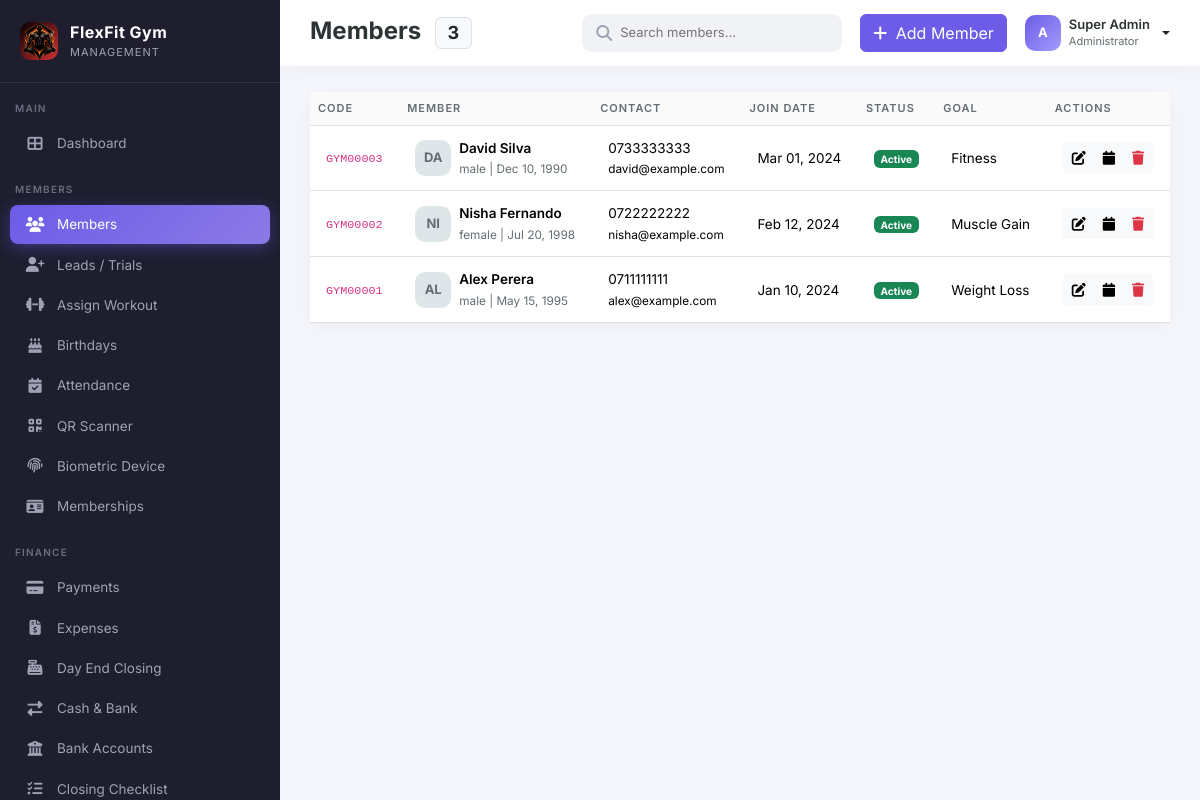
/admin/members.php (signed in), run on the app's committed database.
### tables this page shows
CREATE TABLE IF NOT EXISTS members (
    id INT AUTO_INCREMENT PRIMARY KEY,
    member_code VARCHAR(20) UNIQUE NOT NULL,
    name VARCHAR(150) NOT NULL,
    email VARCHAR(150),
    phone VARCHAR(20) NOT NULL,
    gender ENUM('male','female','other') DEFAULT 'male',
    dob DATE,
    join_date DATE NOT NULL,
    photo VARCHAR(255),
    status ENUM('active','inactive','expired','pending') DEFAULT 'active',
    address TEXT,
    emergency_contact VARCHAR(50),
    height DECIMAL(5,2),
    weight DECIMAL(5,2),
    goal VARCHAR(100),
    trainer_id INT,
    membership_status VARCHAR(20) DEFAULT 'active',
    created_at TIMESTAMP DEFAULT CURRENT_TIMESTAMP,
    FOREIGN KEY (trainer_id) REFERENCES trainers(id) ON DELETE SET NULL
);

### admin/members.php (the view, shortened to what this page needs)
<?php
require_once '../includes/header.php';
require_once '../includes/sidebar.php';
$stmt = $pdo->query("
    SELECT *
    FROM members
    ORDER BY id DESC
");
$members = $stmt->fetchAll(PDO::FETCH_ASSOC);
?>
<div class="main-content">
    <div class="topbar">
        <div class="d-flex align-items-center gap-3">
            <h4>Members <span class="badge bg-light text-dark border ms-2"><?= count($members) ?></span></h4>
        </div>
        <div class="topbar-actions">
            <div class="search-box">
                <i class="fas fa-search"></i>
                <input type="text" id="searchInput" placeholder="Search members...">
            </div>
            <button class="btn btn-primary" data-bs-toggle="modal" data-bs-target="#addModal">
                <i class="fas fa-plus me-1"></i> Add Member
            </button>
             <div class="dropdown">
                <a href="#" class="d-flex align-items-center gap-2 text-decoration-none dropdown-toggle" data-bs-toggle="dropdown" aria-expanded="false" style="color:inherit;">
                    <div class="avatar" style="background:linear-gradient(135deg,#6c5ce7,#a29bfe); color:white;"><?= strtoupper(substr($_SESSION['username'] ?? 'A',0,1)) ?></div>
                    <div class="d-none d-md-block text-start" style="line-height:1.1;">
                        <div style="font-size:13px; font-weight:600;color:#2d3436;"><?= $_SESSION['full_name'] ?? 'Admin' ?></div>
                        <small style="font-size:11px; color:#636e72;">Administrator</small>
                    </div>
                </a>
            </div>
        </div>
    </div>
    <div class="content-wrapper">
        <div class="card-modern">
            <div class="table-responsive">
                <table class="table table-modern table-hover mb-0" id="membersTable">
                    <thead>
                        <tr>
                            <th>Code</th>
                            <th>Member</th>
                            <th>Contact</th>
                            <th>Join Date</th>
                            <th>Status</th>
                            <th>Goal</th>
                            <th>Actions</th>
                        </tr>
                    </thead>
                    <tbody>
                        <?php foreach ($members as $m) { ?>
                        <tr>
                            <td>
                                <code>
                                    <?= $m['member_code'] ?>
                                </code>
                            </td>
                            <td>
                                <div class="d-flex align-items-center gap-2">
                                    <div class="avatar">
                                        <?= strtoupper(substr($m['name'], 0, 2)) ?>
                                    </div>
                                    <div>
                                        <div style="font-weight:600;">
                                            <?= $m['name'] ?>
                                        </div>
                                        <small style="color:#636e72;">
                                            <?= $m['gender'] ?>
                                            |
                                            <?php if (!empty($m['dob'])) { ?>
                                                <?= date('M d, Y', strtotime($m['dob'])) ?>
                                            <?php } else { ?>
                                                -
                                            <?php } ?>
                                        </small>
                                    </div>
                                </div>
                            </td>
                            <td>
                                <div>
                                    <?= $m['phone'] ?>
                                </div>
                                <small>
                                    <?= $m['email'] ?>
                                </small>
                            </td>
                            <td>
                                <?= date('M d, Y', strtotime($m['join_date'])) ?>
                            </td>
                            <td>
                                <?= getStatusBadge($m['status']) ?>
                            </td>
                            <td>
                                <?= $m['goal'] ?>
                            </td>
                            <td>
                                <div class="btn-group btn-group-sm">
                                    <button
                                        class="btn btn-light editBtn"
                                        data-data='<?= json_encode($m) ?>'
                                    >
                                        <i class="fas fa-edit"></i>
                                    </button>
                                    <a
                                        href="attendance.php?member_id=<?= $m['id'] ?>"
                                        class="btn btn-light"
                                    >
                                        <i class="fas fa-calendar"></i>
                                    </a>
                                    <a
                                        href="?delete=<?= $m['id'] ?>"
                                        onclick="return confirm('Delete?')"
                                        class="btn btn-light text-danger"
                                    >
                                        <i class="fas fa-trash"></i>
                                    </a>
                                </div>
                            </td>
                        </tr>
                        <?php } ?>
                    </tbody>
                </table>
            </div>
        </div>
    </div>
</div>
<?php require_once '../includes/footer.php'; ?>

### includes/functions.php (shortened to what this page needs)
<?php
function getStatusBadge($status) {
    $map = [
        'active' => 'success',
        'inactive' => 'secondary',
        'expired' => 'danger',
        'pending' => 'warning',
        'completed' => 'success',
        'trial' => 'info',
        'converted' => 'primary',
        'present' => 'success',
        'absent' => 'danger',
        'late' => 'warning'
    ];
    $color = $map[strtolower($status)] ?? 'secondary';
    return "<span class='badge bg-{$color}'>" . ucfirst($status) . "</span>";
}
?>

### assets/css/style.css (style rules this page uses)
:root { --sidebar-width: 280px; --primary: #6c5ce7; --primary-dark: #5a4bd1; --secondary: #a29bfe; --dark: #2d3436; --light: #f8f9fc; --success: #00b894; --warning: #fdcb6e; --danger: #d63031; }
* { font-family: 'Inter', sans-serif; }
body { background: #f4f6fb; overflow-x: hidden; }
.main-content { margin-left: var(--sidebar-width); min-height: 100vh; transition: all .3s; }
.topbar { background: #fff; padding: 14px 30px; display: flex; align-items: center; justify-content: space-between; box-shadow: 0 2px 20px rgba(0,0,0,.04); position: sticky; top: 0; z-index: 900; }
.topbar h4 { margin: 0; font-weight: 700; color: var(--dark); }
.topbar-actions { display: flex; align-items: center; gap: 18px; }
.search-box { position: relative; }
.search-box input { border: none; background: #f1f2f6; padding: 9px 14px 9px 38px; border-radius: 10px; width: 260px; font-size: 13px; }
.search-box i { position: absolute; left: 14px; top: 50%; transform: translateY(-50%); color: #a1a1b5; }
.content-wrapper { padding: 26px 30px; }
.card-modern { background: #fff; border-radius: 16px; border: none; box-shadow: 0 4px 20px rgba(0,0,0,.04); }
.table-modern thead th { font-size: 11px; text-transform: uppercase; letter-spacing: 1px; color: #636e72; font-weight: 600; border-bottom-width: 1px; background: #fafafb; }
.table-modern tbody td { vertical-align: middle; font-size: 13.5px; padding: 12px 16px; }
.btn-primary { background: var(--primary); border-color: var(--primary); }
.avatar { width: 36px; height: 36px; border-radius: 10px; object-fit: cover; background: #dfe6e9; display: inline-flex; align-items: center; justify-content: center; font-weight: 700; font-size: 13px; color: #636e72; }

### data on the page
members: member_code "GYM00003", name "DA", name "David Silva", gender "male", dob "Dec 10, 1990", phone "0733333333", email "david@example.com", join_date "Mar 01, 2024", status "Active", goal "Fitness"
members: member_code "GYM00002", name "NI", name "Nisha Fernando", gender "female", dob "Jul 20, 1998", phone "0722222222", email "nisha@example.com", join_date "Feb 12, 2024", status "Active", goal "Muscle Gain"
members: member_code "GYM00001", name "AL", name "Alex Perera", gender "male", dob "May 15, 1995", phone "0711111111", email "alex@example.com", join_date "Jan 10, 2024", status "Active", goal "Weight Loss"

### other printed values
getSetting('gym_name', 'FlexFit Gym') "FlexFit Gym"
count($members) "3"
substr($_SESSION['username'] ?? 'A',0,1) "A"
$_SESSION['full_name'] "Super Admin"
